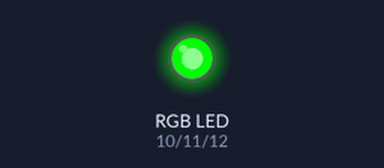
A sketch run on a simulated Arduino Uno, built with avr-gcc and run on an emulated ATmega328P. Parts: an RGB LED mixed from three pins (HIGH = lit).

Above: at 0.05 s.
At 0.55 s:
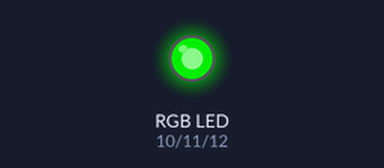
At 0.95 s:
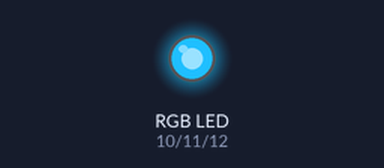
At 1.4 s:
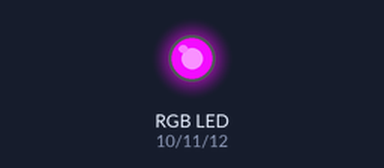
At 1.9 s:
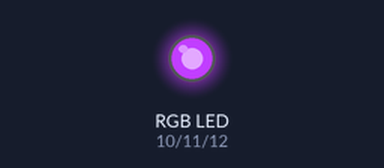
Timing chart, 0 to 4.4 s (numbered marks = the images above):
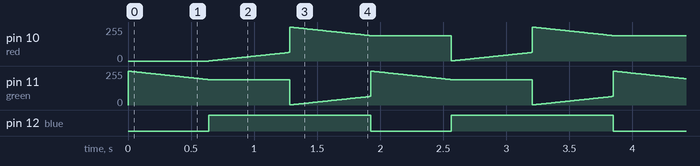

Measured:
- by itself, pin 12 (blue): alternates HIGH for 1.3 s and LOW for 0.64 s

The sketch:

fadingrainbowlight.ino
```cpp
void setup() {
  // put your setup code here, to run once:
pinMode(12, OUTPUT); //blue
pinMode(11, OUTPUT); //green
pinMode(10, OUTPUT); //red

}

int red;
int green;
int blue;

void loop() {

  red = 0;
  green = 255; //start
  blue = 0;
for(int i = 0; i < 255; i+=4)
{
  green -= 1;
  blue += 1;
  analogWrite(11, green);
  analogWrite(12, blue);
  delay(10);
}

  red = 0;
  green = 0;
  blue = 255; //start
for(int i = 0; i < 255; i+=4)
{
  blue -= 1;
   red += 1;
  analogWrite(12, blue);
  analogWrite(10, red);
  delay(10);
}

  red = 255;
  green = 0; //start
  blue = 0;
for(int i = 0; i < 255; i+=4)
{
  red -= 1;
  green += 1;
  analogWrite(10, red);
  analogWrite(11, green);
  delay(10);
}

}
```
